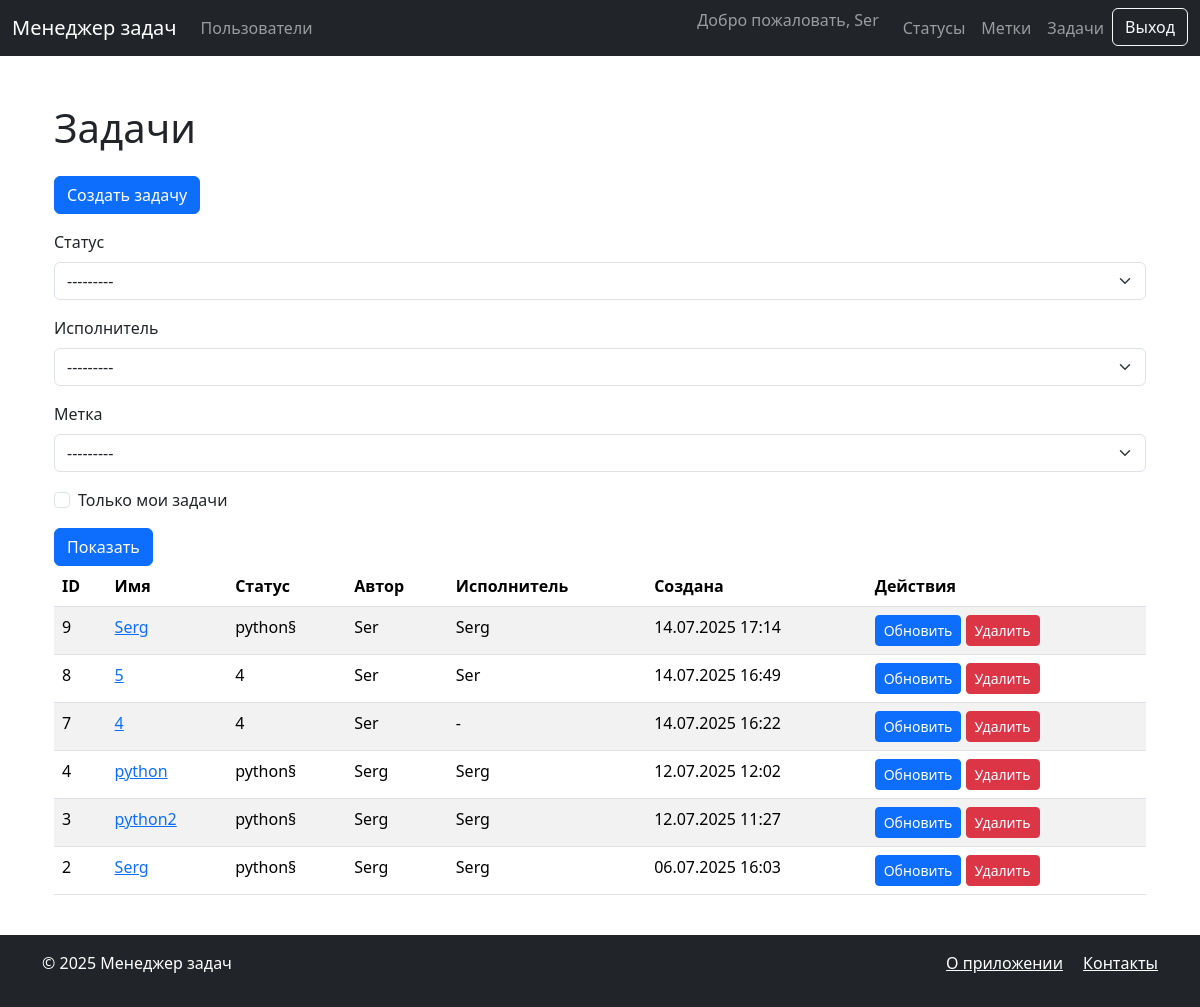
Page /tasks/ (signed in) on the earlier database version.
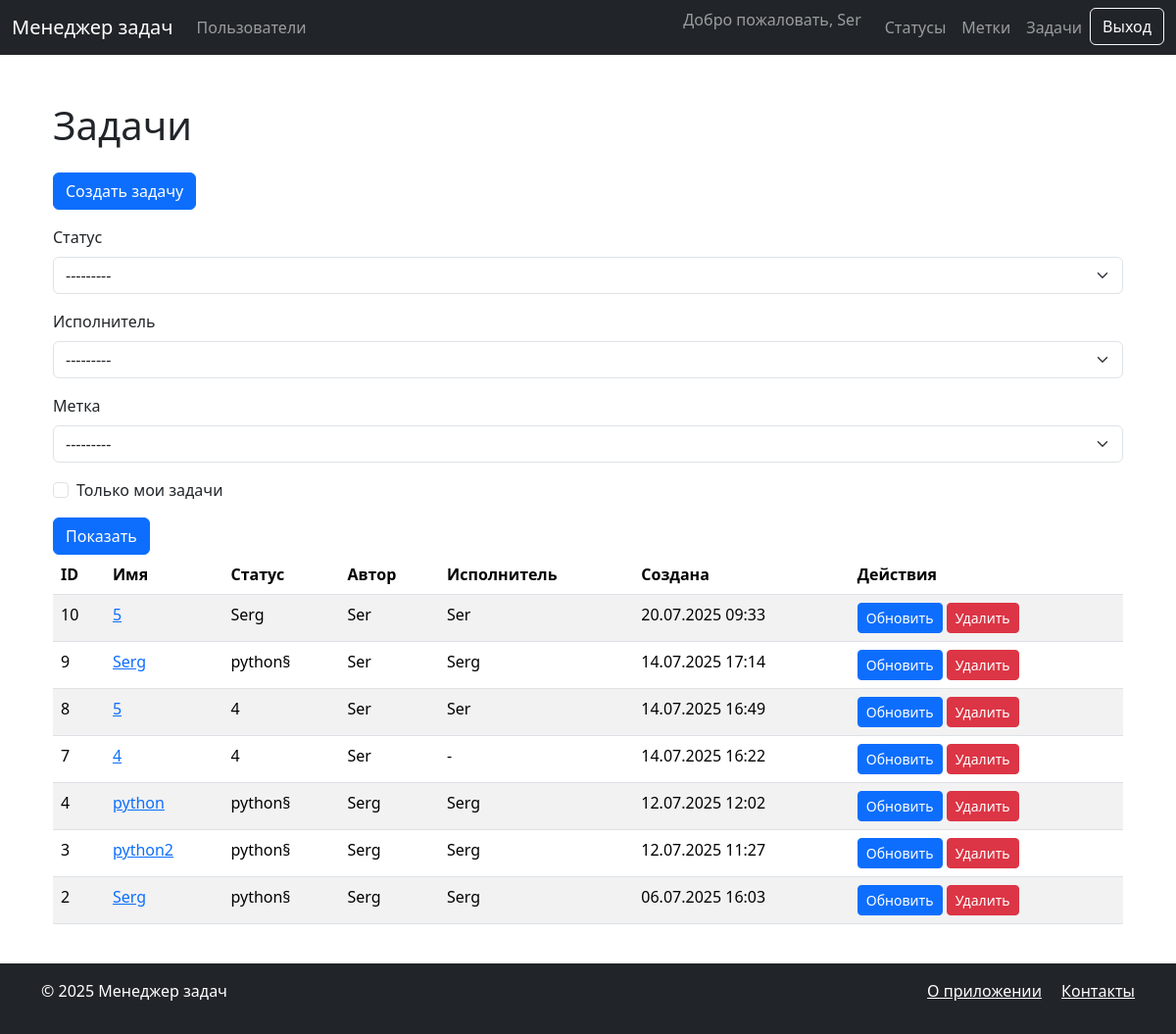
Same page on the later database version.
### tasks/models.py (models this page shows, shortened)
class Task(models.Model):
    name = models.CharField(
        max_length=100,
        verbose_name=_('Name')
    )
    description = models.TextField(
        blank=True,
        verbose_name=_('Description')
    )
    created_at = models.DateTimeField(
        auto_now_add=True,
        verbose_name=_('Created at')
    )
    author = models.ForeignKey(
        settings.AUTH_USER_MODEL,
        on_delete=models.PROTECT,
        related_name='authored_tasks',
        verbose_name=_('Author')
    )
    executor = models.ForeignKey(
        settings.AUTH_USER_MODEL,
        on_delete=models.PROTECT,
        related_name='assigned_tasks',
        blank=True,
        null=True,
        verbose_name=_('Executor')
    )
    status = models.ForeignKey(
        Status,
        on_delete=models.PROTECT,
        related_name='tasks',
        verbose_name=_('Status')
    )
    labels = models.ManyToManyField(
        'labels.Label',
        related_name='tasks',
        blank=True,
        verbose_name=_('Labels')
    )
    class Meta:
        verbose_name = _('Task')
        verbose_name_plural = _('Tasks')

### statuses/models.py (models this page shows)
class Status(models.Model):
    name = models.CharField(
        max_length=100,
        unique=True,
        verbose_name=_('Name')
    )
    created_at = models.DateTimeField(
        auto_now_add=True,
        verbose_name=_('Created at')
    )
    def __str__(self):
        return self.name
    class Meta:
        verbose_name = _('Status')
        verbose_name_plural = _('Statuses')

### tasks/views.py (the view)
# urls.py: path('', views.TaskListView.as_view(), name='list'),
class TaskListView(LoginRequiredMixin, FilterView):
    model = Task
    template_name = 'tasks/list.html'
    context_object_name = 'tasks'
    filterset_class = TaskFilter
    ordering = ['-created_at']
    def get_filterset_kwargs(self, filterset_class):
        kwargs = super().get_filterset_kwargs(filterset_class)
        kwargs['request'] = self.request
        return kwargs

### labels/models.py (called while the page is built)
    def __str__(self):
        return self.name

### task_manager/templates/tasks/list.html (shortened to what this page needs)
{% extends "base.html" %}
{% load i18n django_bootstrap5 %}
{% block content %}
<div class="container">
    <h1 class="my-4">{% trans "Задачи" %}</h1>
    <a href="{% url 'tasks:create' %}" class="btn btn-primary mb-3">
        {% trans "Создать задачу" %}
    </a>
    <form method="get">
        {% bootstrap_form filter.form %}
        <button type="submit" class="btn btn-primary">
            {% trans "Показать" %}
        </button>
    </form>
    {% if tasks %}
        <table class="table table-striped">
            <thead>
                <tr>
                    <th>ID</th>
                    <th>{% trans "Имя" %}</th>
                    <th>{% trans "Статус" %}</th>
                    <th>{% trans "Автор" %}</th>
                    <th>{% trans "Исполнитель" %}</th>
                    <th>{% trans "Создана" %}</th>
                    <th>{% trans "Действия" %}</th>
                </tr>
            </thead>
            <tbody>
                {% for task in tasks %}
                <tr>
                    <td>{{ task.id }}</td>
                    <td><a href="{% url 'tasks:detail' task.id %}">{{ task.name }}</a></td>
                    <td>{{ task.status.name }}</td>
                    <td>{{ task.author.username }}</td>
                    <td>{{ task.executor.username|default:"-" }}</td>
                    <td>{{ task.created_at|date:"d.m.Y H:i" }}</td>
                    <td>
                        <a href="{% url 'tasks:update' task.id %}" class="btn btn-sm btn-primary">
                            {% trans "Обновить" %}
                        </a>
                        <a href="{% url 'tasks:delete' task.id %}" class="btn btn-sm btn-danger">
                            {% trans "Удалить" %}
                        </a>
                    </td>
                </tr>
                {% endfor %}
            </tbody>
        </table>
    {% else %}
        <div class="alert alert-info" role="alert">
            {% trans "Нет задач, удовлетворяющих условиям!" %}
        </div>
    {% endif %}
</div>
{% endblock %}

### task_manager/templates/base.html (shortened to what this page needs)
{% load i18n django_bootstrap5 %}
<!DOCTYPE html>
<html lang="{{ LANGUAGE_CODE }}">
<head>
    {% bootstrap_css %}
</head>
<body class="d-flex flex-column min-vh-100">
    <nav class="navbar navbar-expand-lg navbar-dark bg-dark">
        <div class="container-fluid">
            <a class="navbar-brand" href="/">{% trans "Менеджер задач" %}</a>
            <div class="collapse navbar-collapse" id="navbarNav">
                <ul class="navbar-nav me-auto">
                    <li class="nav-item">
                        <a class="nav-link" href="{% url 'users:users' %}">{% trans "Пользователи" %}</a>
                    </li>
                </ul>
                <ul class="navbar-nav">
                    {% if user.is_authenticated %}
                    <li class="nav-item">
                        <span class="navbar-text me-3">{% trans "Добро пожаловать" %}, {{ user.username }}</span>
                    </li>
                    <li class="nav-item">
                        <a class="nav-link" href="{% url 'statuses:list' %}">{% trans "Статусы" %}</a>
                    </li>
                    <li class="nav-item">
                        <a class="nav-link" href="{% url 'labels:list' %}">{% trans "Метки" %}</a>
                    </li>
                    <li class="nav-item">
                        <a class="nav-link" href="{% url 'tasks:list' %}">{% trans "Задачи" %}</a>
                    </li>
                    <li class="nav-item">
                        <form action="{% url 'logout' %}" method="post">
                            <button type="submit" class="btn btn-outline-light">{% trans "Выход" %}</button>
                        </form>
                    </li>
                    {% endif %}
                </ul>
            </div>
        </div>
    </nav>
    <main class="container my-4 flex-grow-1">
        {% block content %}{% endblock %}
    </main>
    <footer class="bg-dark text-white py-3 mt-auto">
        <div class="container">
            <div class="row">
                <div class="col-md-6">
                    <p>&copy; {% now "Y" %} {% trans "Менеджер задач" %}</p>
                </div>
                <div class="col-md-6 text-md-end">
                    <a href="#" class="text-white me-3">{% trans "О приложении" %}</a>
                    <a href="#" class="text-white">{% trans "Контакты" %}</a>
                </div>
            </div>
        </div>
    </footer>
</body>
</html>

Differences in the rows shown:
added Task: id "10", name "5", status.name "Serg", author.username "Ser", executor.username "Ser", created_at "20.07.2025 09:33"
